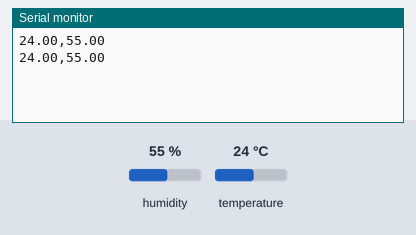
Bench run of a sketch on a simulated Arduino Uno, built with avr-gcc and run on an emulated ATmega328P. On the bench: the last lines printed to the serial monitor. The inputs (shaded band) are chosen by the test bench; at power-on: humidity 55 %, temperature 24 °C.

Above: at 10.8 s.
10.9 s: humidity set to 22 %
At 16.4 s:
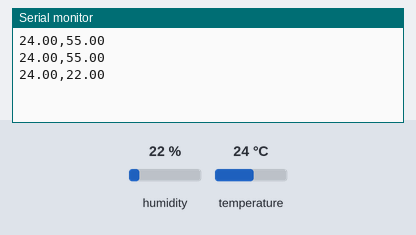
18.4 s: temperature set to 12 °C
At 21.4 s:
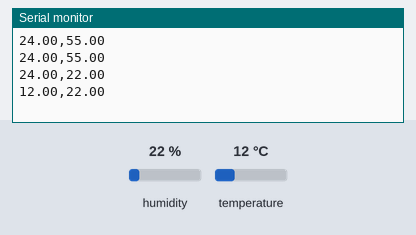
25.9 s: humidity set to 40 %
At 31.4 s:
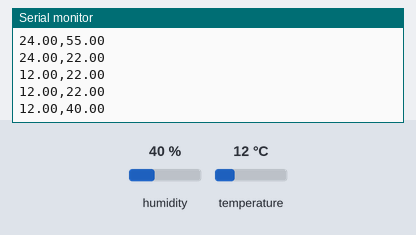
Timing chart, 0 to 32.9 s (numbered marks = the images above; inputs shaded):
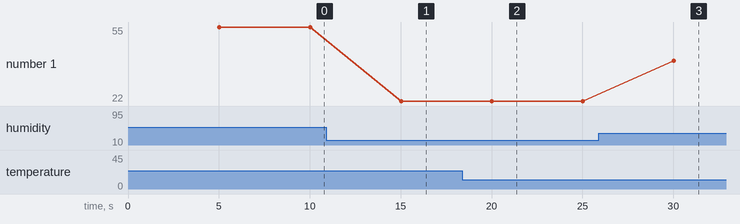

The sketch:

04-32.ino
```cpp
#include <SoftwareSerial.h>
#include "DHT.h"

SoftwareSerial btSerial = SoftwareSerial(9, 10);

#define DHTPIN 3
#define DHTTYPE DHT11
DHT dht(DHTPIN, DHTTYPE);

unsigned long currTime = 0;
unsigned long prevTime = 0;

void setup() {
  Serial.begin(115200);
  btSerial.begin(115200);
  dht.begin();
}

void loop() {
  currTime = millis();
  if (currTime - prevTime >= 5000)
  {
    prevTime = currTime;
    float humi = dht.readHumidity();
    float temp = dht.readTemperature();
    if (temp >= 0 && temp <= 60)
    {
      Serial.print(temp);
      Serial.print(",");
      Serial.println(humi);
      btSerial.print(temp);
      btSerial.print(",");
      btSerial.println(humi);
    }
  }
}
```

Measured:
- after the input at 10.9 s, the serial monitor: prints a new line after 4.1 s (image 1)
- after the input at 18.4 s, the serial monitor: prints a new line after 1.6 s (image 2)
- after the input at 25.9 s, the serial monitor: prints a new line after 4.1 s (image 3)
- plotted number 1: 55 → 22 after the input at 10.9 s, 22 → 40 after the input at 25.9 s
